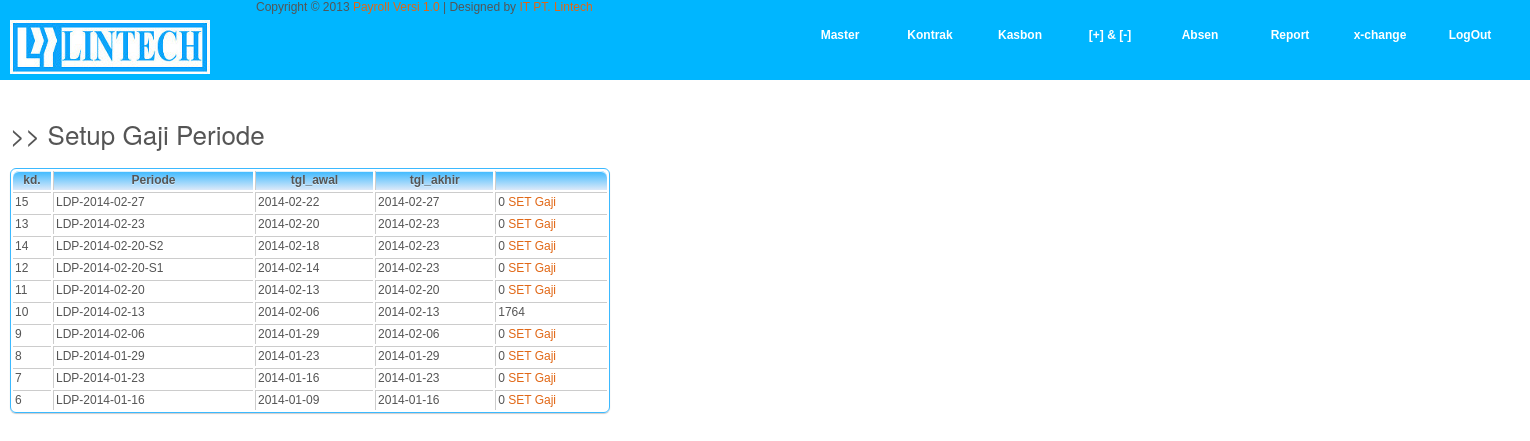
Page /GajiPeriode.php on the committed database.
### tables this page shows
CREATE TABLE IF NOT EXISTS `periode` (
  `kd_periode` int(11) NOT NULL,
  `nama_periode` varchar(32) NOT NULL,
  `tgl_awal` date NOT NULL,
  `tgl_akhir` date NOT NULL,
  `potongan_jamsos` smallint(6) NOT NULL DEFAULT '0',
  PRIMARY KEY (`kd_periode`)
);

### GajiPeriode.php (the view, shortened to what this page needs)
<?php
require_once('connections/conn_mysqli_procedural.php');
$SQL_periode = "SELECT * FROM periode  Order BY tgl_awal DESC";
$rs_periode= mysqli_query($link, $SQL_periode);
?>
<!DOCTYPE html PUBLIC "-//W3C//DTD XHTML 1.0 Transitional//EN" "http://www.w3.org/TR/xhtml1/DTD/xhtml1-transitional.dtd">
<html xmlns="http://www.w3.org/1999/xhtml">
<head>
<link href="templatemo_style.css" rel="stylesheet" type="text/css" />
<link rel="stylesheet" type="text/css" href="css/ddsmoothmenu.css" />
<link rel="stylesheet" href="css/slimbox2.css" type="text/css" media="screen" />
</head>
<body>
<?php require_once('header.inc'); ?>
<div id="templatemo_main" class="wrapper">
	    <h2>>> Setup Gaji Periode</h2>
		<table class="bordered" width="600px">
		<tr text-align: right ="Left">
		<th>kd.</th>
		<th>Periode</th>
		<th>tgl_awal</td>
		<th>tgl_akhir</th>
		</th>
		<th></th>
		</tr>
		<?php
		if (mysqli_num_rows($rs_periode) > 0) {
		while ($row_rsperiode = mysqli_fetch_assoc($rs_periode)) {
		?>
		<tr align="Left">
		<td><?php echo "{$row_rsperiode['kd_periode']}";?></td>
		<td><?php echo "{$row_rsperiode['nama_periode']}";?></td>
		<td><?php echo "{$row_rsperiode['tgl_awal']}";?></td>
		<td><?php echo "{$row_rsperiode['tgl_akhir']}";?></td>
		<td>
		<?php
		$sql_cek="SELECT * FROM gaji_periode WHERE kd_periode='$row_rsperiode[kd_periode]'";
		$rs_cek=mysqli_query($link, $sql_cek);
		echo mysqli_num_rows($rs_cek);
		if (mysqli_num_rows($rs_cek)<=0) {
		?>
		<a href="set_gaji_periode.php?kd_periode=<?php echo $row_rsperiode['kd_periode'];?>"> SET Gaji</a>
		<?php } ?>
		</td>
		</tr>
		<?php } }?>
		</table>
	</div>
</body>
</html>

### templatemo_style.css (style rules this page uses)
body { margin: 0; padding: 0; color: #555; font-family: Verdana, Arial, Helvetica, sans-serif; font-size: 12px; line-height: 15px; background-color: #fff; }
h1, h2, h3, h4, h5, h6 { color:#555; font-weight:400; padding: 0; margin: 0; font-family: "Helvetica Neue",Helvetica,Arial,sans-serif }
h2 { font-size:26px; margin-bottom: 20px; line-height: 28px }
a:link, a:visited { color:#e16715; text-decoration: none }
.wrapper { height: 2900px; width: 1500px; padding: 0 10px; margin: 0px; }
#templatemo_main { padding: 40px 10px; background: # }
.bordered { border: solid #3BB9FF 1px; -moz-border-radius: 6px; -webkit-border-radius: 6px; border-radius: 6px; -webkit-box-shadow: 0 1px 1px #ccc; -moz-box-shadow: 0 1px 1px #ccc; box-shadow: 0 1px 1px #ccc; }
.bordered td, .bordered th { border-left: 1px solid #ccc; border-top: 1px solid #ccc; padding: 2px; text-align: none; }
.bordered th { background-color: #dce9f9; background-image: -webkit-gradient(linear, left top, left bottom, from(#3BB9FF), to(#dce9f9)); background-image: -webkit-linear-gradient(top, #3BB9FF, #dce9f9); background-image: -moz-linear-gradient(top, #3BB9FF, #88F188); background-image: -ms-linear-gradient(top, #3BB9FF, #08630E); background-image: -o-linear-gradient(top, #3BB9FF, #08630E); background-image: linear-gradient(top, #3BB9FF, #08630E); -webkit-box-shadow: 0 1px 0 rgba(255,255,255,.8) inset; -moz-box-shadow:0 1px 0 rgba(255,255,255,.8) inset; box-shadow: 0 1px 0 rgba(255,255,255,.8) inset; border-top: none; text-shadow: 0 1px 0 rgba(255,255,255,.5); }
.bordered td:first-child, .bordered th:first-child { border-left: none; }
.bordered th:first-child { -moz-border-radius: 6px 0 0 0; -webkit-border-radius: 6px 0 0 0; border-radius: 6px 0 0 0; }
.bordered th:last-child { -moz-border-radius: 0 6px 0 0; -webkit-border-radius: 0 6px 0 0; border-radius: 0 6px 0 0; }
.bordered tr:last-child td:first-child { -moz-border-radius: 0 0 0 6px; -webkit-border-radius: 0 0 0 6px; border-radius: 0 0 0 6px; }
.bordered tr:last-child td:last-child { -moz-border-radius: 0 0 6px 0; -webkit-border-radius: 0 0 6px 0; border-radius: 0 0 6px 0; }

### rows in the picture
periode: kd_periode "15", nama_periode "LDP-2014-02-27", tgl_awal "2014-02-22", tgl_akhir "2014-02-27", mysqli_num_rows($rs_cek) "0"
periode: kd_periode "13", nama_periode "LDP-2014-02-23", tgl_awal "2014-02-20", tgl_akhir "2014-02-23", mysqli_num_rows($rs_cek) "0"
periode: kd_periode "14", nama_periode "LDP-2014-02-20-S2", tgl_awal "2014-02-18", tgl_akhir "2014-02-23", mysqli_num_rows($rs_cek) "0"
periode: kd_periode "12", nama_periode "LDP-2014-02-20-S1", tgl_awal "2014-02-14", tgl_akhir "2014-02-23", mysqli_num_rows($rs_cek) "0"
periode: kd_periode "11", nama_periode "LDP-2014-02-20", tgl_awal "2014-02-13", tgl_akhir "2014-02-20", mysqli_num_rows($rs_cek) "0"
periode: kd_periode "10", nama_periode "LDP-2014-02-13", tgl_awal "2014-02-06", tgl_akhir "2014-02-13", mysqli_num_rows($rs_cek) "1764"
periode: kd_periode "9", nama_periode "LDP-2014-02-06", tgl_awal "2014-01-29", tgl_akhir "2014-02-06", mysqli_num_rows($rs_cek) "0"
periode: kd_periode "8", nama_periode "LDP-2014-01-29", tgl_awal "2014-01-23", tgl_akhir "2014-01-29", mysqli_num_rows($rs_cek) "0"
periode: kd_periode "7", nama_periode "LDP-2014-01-23", tgl_awal "2014-01-16", tgl_akhir "2014-01-23", mysqli_num_rows($rs_cek) "0"
periode: kd_periode "6", nama_periode "LDP-2014-01-16", tgl_awal "2014-01-09", tgl_akhir "2014-01-16", mysqli_num_rows($rs_cek) "0"
